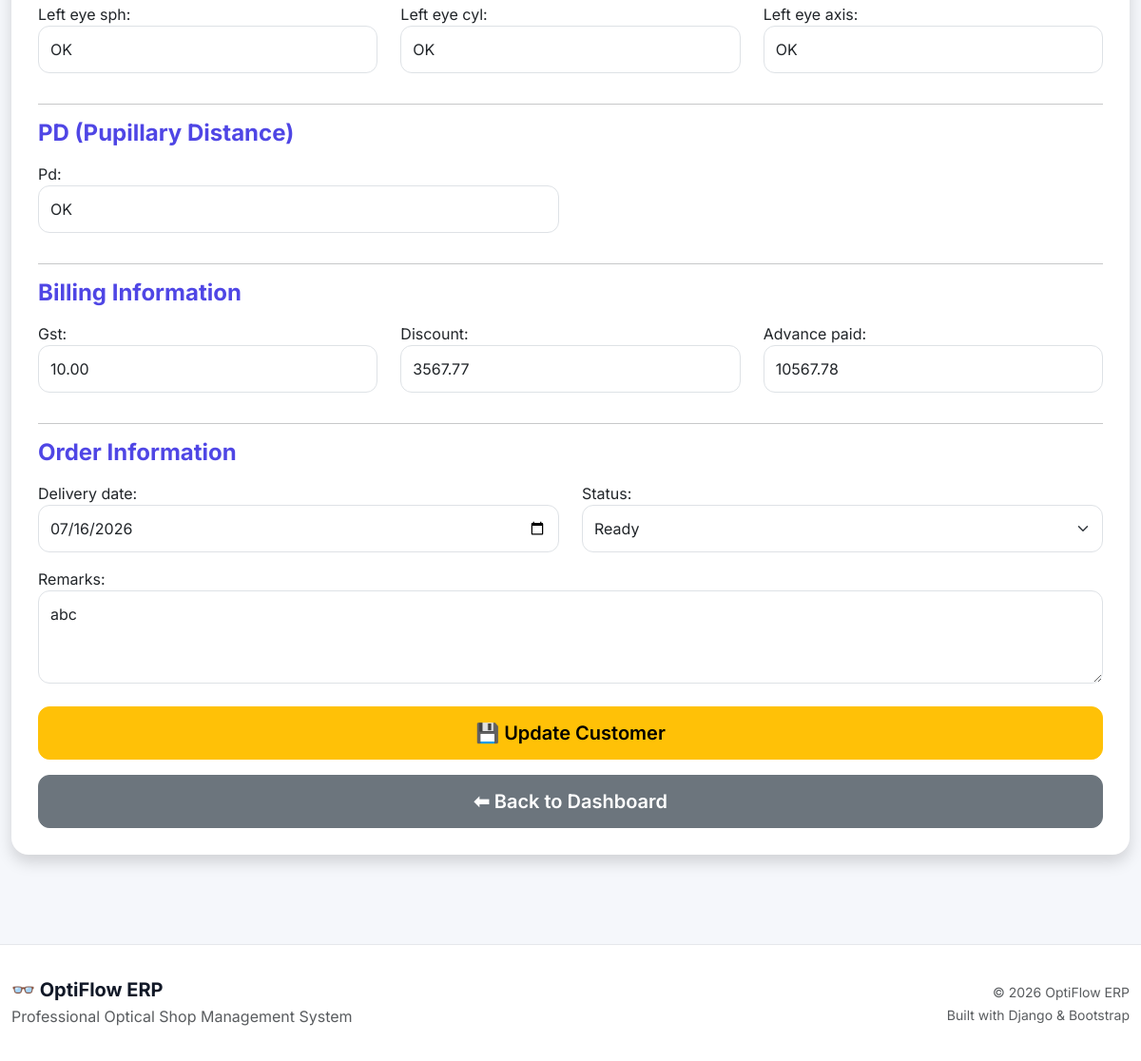
Before: /dashboard/edit/2/ (signed in, lower part) with the older database file.
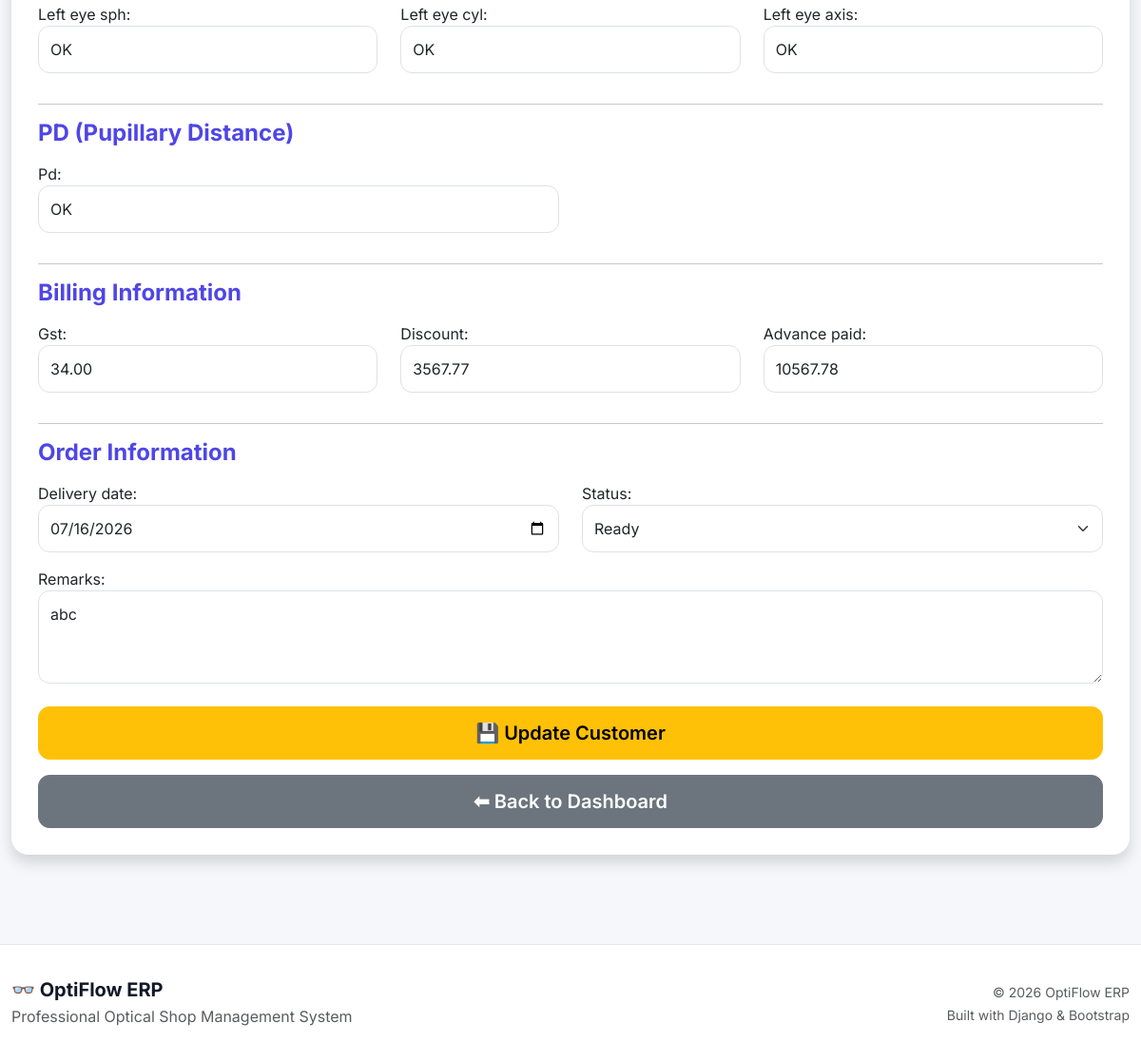
After: the same page with the newer database file.
### orders/models.py (models this page shows, shortened)
class Order(models.Model):
    STATUS_CHOICES = [
        ("RECEIVED", "Received"),
        ("AT_LAB", "At Lab"),
        ("READY", "Ready"),
    ]
    GENDER_CHOICES = [
        ("Male", "Male"),
        ("Female", "Female"),
        ("Other", "Other"),
    ]
    patient_id = models.CharField(
        max_length=20,
        blank=True,
        null=True
    )
    customer_name = models.CharField(max_length=100)
    phone_number = models.CharField(max_length=15)
    address = models.TextField(
        blank=True,
        default=""
    )
    age = models.PositiveIntegerField(
        null=True,
        blank=True
    )
    gender = models.CharField(
        max_length=10,
        choices=GENDER_CHOICES,
        blank=True,
        default=""
    )
    doctor_name = models.CharField(
        max_length=100,
        blank=True,
        default=""
    )
    frame_details = models.CharField(max_length=100)
    lens_details = models.CharField(max_length=100)
    frame_price = models.DecimalField(
        max_digits=10,
        decimal_places=2,
        default=0
    )
    lens_price = models.DecimalField(
        max_digits=10,
        decimal_places=2,
        default=0
    )
    right_eye_sph = models.CharField(
        max_length=20,
        blank=True,
        default=""
    )
    right_eye_cyl = models.CharField(
        max_length=20,
        blank=True,
        default=""
    )
    right_eye_axis = models.CharField(
        max_length=20,
        blank=True,
        default=""
    )
    left_eye_sph = models.CharField(
        max_length=20,
        blank=True,
        default=""
    )
    left_eye_cyl = models.CharField(
        max_length=20,
        blank=True,
        default=""
    )
    left_eye_axis = models.CharField(
        max_length=20,
        blank=True,
        default=""
    )
    pd = models.CharField(
        max_length=20,
        blank=True,
        default=""
    )
    gst = models.DecimalField(
        max_digits=5,
        decimal_places=2,
        default=0,
        blank=True
    )
    discount = models.DecimalField(
        max_digits=10,
        decimal_places=2,
        default=0,
        blank=True
    )
    advance_paid = models.DecimalField(
        max_digits=10,
        decimal_places=2,
        default=0,
        blank=True
    )
    delivery_date = models.DateField(
        null=True,
        blank=True
    )
    remarks = models.TextField(
        blank=True,
        default=""
    )
    status = models.CharField(
        max_length=20,
        choices=STATUS_CHOICES,
        default="RECEIVED"
    )
    created_at = models.DateTimeField(
        auto_now_add=True
    )

### orders/views.py (the view, shortened to what this page needs)
# urls.py: path("edit/<int:id>/", views.edit_customer, name="edit_customer"),
@login_required(login_url="login")
def edit_customer(request, id):
    customer = get_object_or_404(Order, id=id)
    form = OrderForm(instance=customer)
    return render(
        request,
        "orders/edit_customer.html",
        {
            "form": form
        }
    )

### orders/templates/orders/edit_customer.html (shortened to what this page needs)
{% extends "orders/base.html" %}
{% block content %}
<div class="card shadow">
    <div class="card-body">
        <form method="POST">
            <div class="row">
                <div class="col-md-4 mb-3">
                    {{ form.left_eye_sph.label_tag }}
                    {{ form.left_eye_sph }}
                </div>
                <div class="col-md-4 mb-3">
                    {{ form.left_eye_cyl.label_tag }}
                    {{ form.left_eye_cyl }}
                </div>
                <div class="col-md-4 mb-3">
                    {{ form.left_eye_axis.label_tag }}
                    {{ form.left_eye_axis }}
                </div>
            </div>
            <hr>            <h4 class="text-primary mb-3">
                PD (Pupillary Distance)
            </h4>
            <div class="row">
                <div class="col-md-6 mb-3">
                    {{ form.pd.label_tag }}
                    {{ form.pd }}
                </div>
            </div>
            <hr>
            <h4 class="text-primary mb-3">
                Billing Information
            </h4>
            <div class="row">
                <div class="col-md-4 mb-3">
                    {{ form.gst.label_tag }}
                    {{ form.gst }}
                </div>
                <div class="col-md-4 mb-3">
                    {{ form.discount.label_tag }}
                    {{ form.discount }}
                </div>
                <div class="col-md-4 mb-3">
                    {{ form.advance_paid.label_tag }}
                    {{ form.advance_paid }}
                </div>
            </div>
            <hr>
            <h4 class="text-primary mb-3">
                Order Information
            </h4>
            <div class="row">
                <div class="col-md-6 mb-3">
                    {{ form.delivery_date.label_tag }}
                    {{ form.delivery_date }}
                </div>
                <div class="col-md-6 mb-3">
                    {{ form.status.label_tag }}
                    {{ form.status }}
                </div>
            </div>
            <div class="mb-4">
                {{ form.remarks.label_tag }}
                {{ form.remarks }}
            </div>
            <button class="btn btn-warning btn-lg w-100">
                💾 Update Customer
            </button>
            <a href="{% url 'home' %}"
               class="btn btn-secondary btn-lg w-100 mt-3">
                ⬅ Back to Dashboard
            </a>
        </form>
    </div>
</div>
{% endblock %}

Changed rows visible on the page:
changed Order "OK": gst "10.00" → "34.00"
